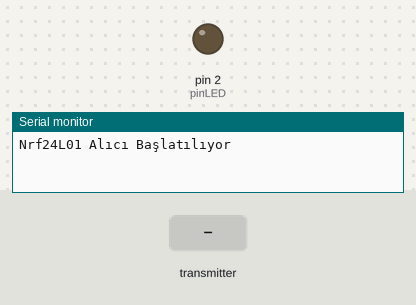
Bench run of a sketch on a simulated Arduino Uno, built with avr-gcc and run on an emulated ATmega328P. On the bench: output pins drawn as LEDs (lit = HIGH), the last lines printed to the serial monitor. The test bench sets the inputs (shaded band). No radio packets arrive unless stated.

Above: at 2.2 s.
2.3 s: the transmitter starts sending stateButton = 1
At 3.0 s:
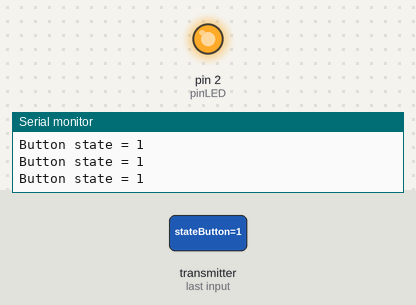
3.8 s: the transmitter starts sending stateButton = 0
At 4.1 s:
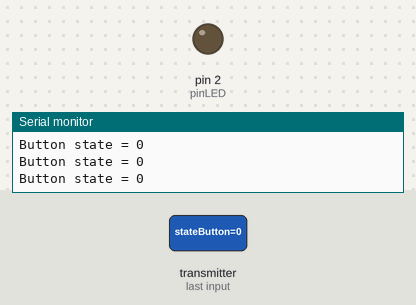
Timing chart, 0 to 6.8 s (numbered marks = the images above; inputs shaded):
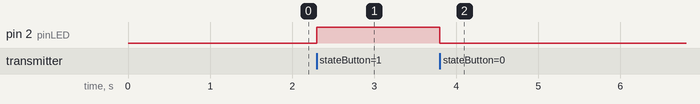

Measured:
- after the input at 2.3 s, pin 2 (pinLED): LOW → HIGH at once
- after the input at 3.8 s, pin 2 (pinLED): HIGH → LOW at once

The sketch:

DIY_Antenli_LED_Button_Receiver.ino
```cpp
#include <SPI.h>
#include <nRF24L01.h>
#include <RF24.h>

#define CE_PIN 9
#define CSN_PIN 8

int pinLED = 2;
int stateButton;

struct Signal {
  byte stateButton;
};

Signal data;

const uint64_t pipe = 0xE8E8F0F0E1LL;
RF24 radio(CE_PIN, CSN_PIN);

void setup() {
  Serial.begin(9600);
  delay(1000);
  pinMode(pinLED, OUTPUT);
  Serial.println("Nrf24L01 Alıcı Başlatılıyor");

  radio.begin();
  radio.openReadingPipe(1, pipe);
  radio.setAutoAck(false);
  radio.setDataRate(RF24_250KBPS);
  radio.setPALevel(RF24_PA_HIGH);
  radio.startListening();
}

void loop() {
  while (radio.available()) {
    radio.read(&data, sizeof(Signal));

    digitalWrite(pinLED, LOW);
    stateButton = data.stateButton;

    Serial.print("Button state = ");
    Serial.print(stateButton);
    Serial.println();

    if (stateButton == 1) {
      digitalWrite(pinLED, HIGH);
    } else {
      digitalWrite(pinLED, LOW);
    }
  }
}
```
